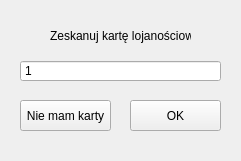
<?xml version="1.0" encoding="UTF-8"?>
<ui version="4.0">
 <class>Skanowanie_Karty</class>
 <widget class="QMainWindow" name="Skanowanie_Karty">
  <property name="geometry">
   <rect>
    <x>0</x>
    <y>0</y>
    <width>241</width>
    <height>161</height>
   </rect>
  </property>
  <property name="sizePolicy">
   <sizepolicy hsizetype="Fixed" vsizetype="Fixed">
    <horstretch>0</horstretch>
    <verstretch>0</verstretch>
   </sizepolicy>
  </property>
  <property name="windowTitle">
   <string>Zeskanuj kartę lojalnościową</string>
  </property>
  <widget class="QWidget" name="centralwidget">
   <widget class="QLabel" name="label">
    <property name="geometry">
     <rect>
      <x>50</x>
      <y>10</y>
      <width>141</width>
      <height>51</height>
     </rect>
    </property>
    <property name="text">
     <string>Zeskanuj kartę lojanościową</string>
    </property>
   </widget>
   <widget class="QPushButton" name="okButton">
    <property name="geometry">
     <rect>
      <x>130</x>
      <y>100</y>
      <width>91</width>
      <height>31</height>
     </rect>
    </property>
    <property name="text">
     <string>OK</string>
    </property>
   </widget>
   <widget class="QSpinBox" name="spinBox">
    <property name="geometry">
     <rect>
      <x>20</x>
      <y>60</y>
      <width>201</width>
      <height>22</height>
     </rect>
    </property>
    <property name="buttonSymbols">
     <enum>QAbstractSpinBox::NoButtons</enum>
    </property>
    <property name="minimum">
     <number>1</number>
    </property>
    <property name="maximum">
     <number>1000000000</number>
    </property>
   </widget>
   <widget class="QPushButton" name="brak_kartyButton">
    <property name="geometry">
     <rect>
      <x>20</x>
      <y>100</y>
      <width>91</width>
      <height>31</height>
     </rect>
    </property>
    <property name="text">
     <string>Nie mam karty</string>
    </property>
   </widget>
  </widget>
 </widget>
 <resources/>
 <connections/>
</ui>
